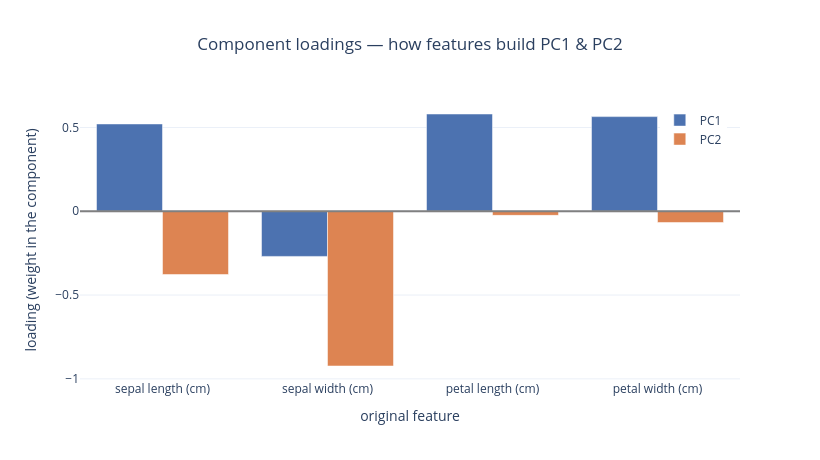

The notebook cell this image was saved under:
### Markdown cell above
**Key insight:** the three species fall into **clear clusters** along PC1 — yet PCA was **never told** the species. It found the directions of greatest variation, and those directions *happen* to line up with the biological differences. This "unsupervised structure discovery" is why PCA is a first move for exploring any new high-dimensional dataset.

### Component loadings — what each PC *means*
A principal component is a **weighted mix** of the original features. The weights (**loadings**) tell you what each PC represents. We show them as a grouped bar chart.

### Code cell
# Loadings: how each original feature contributes to PC1 and PC2 (Plotly)
import plotly.graph_objects as go

load = pd.DataFrame(pca.components_.T, index=feat_names, columns=["PC1", "PC2"])

fig = go.Figure()
fig.add_bar(x=load.index, y=load["PC1"], name="PC1", marker_color="#4c72b0")
fig.add_bar(x=load.index, y=load["PC2"], name="PC2", marker_color="#dd8452")
fig.update_layout(
    title=dict(text="Component loadings — how features build PC1 & PC2", x=0.5, xanchor="center"),
    xaxis_title="original feature", yaxis_title="loading (weight in the component)",
    barmode="group", template="plotly_white", width=820, height=460,
    legend=dict(x=0.98, y=0.98, xanchor="right", yanchor="top"),
)
fig.add_hline(y=0, line_color="gray")
fig.show()

display(load.round(3))

### Figure 1 — Plotly figure (JSON) as saved in the notebook; plotly's stock layout.template omitted (floating-point values rounded to 4 significant figures)
{"data": [{"marker": {"color": "#4c72b0"}, "name": "PC1", "type": "bar", "x": ["sepal length (cm)", "sepal width (cm)", "petal length (cm)", "petal width (cm)"], "y": [0.5211, -0.2693, 0.5804, 0.5649]}, {"marker": {"color": "#dd8452"}, "name": "PC2", "type": "bar", "x": ["sepal length (cm)", "sepal width (cm)", "petal length (cm)", "petal width (cm)"], "y": [-0.3774, -0.9233, -0.02449, -0.06694]}], "layout": {"barmode": "group", "height": 460, "legend": {"x": 0.98, "xanchor": "right", "y": 0.98, "yanchor": "top"}, "shapes": [{"line": {"color": "gray"}, "type": "line", "x0": 0, "x1": 1, "xref": "x domain", "y0": 0, "y1": 0, "yref": "y"}], "title": {"text": "Component loadings — how features build PC1 & PC2", "x": 0.5, "xanchor": "center"}, "width": 820, "xaxis": {"title": {"text": "original feature"}}, "yaxis": {"title": {"text": "loading (weight in the component)"}}}}
